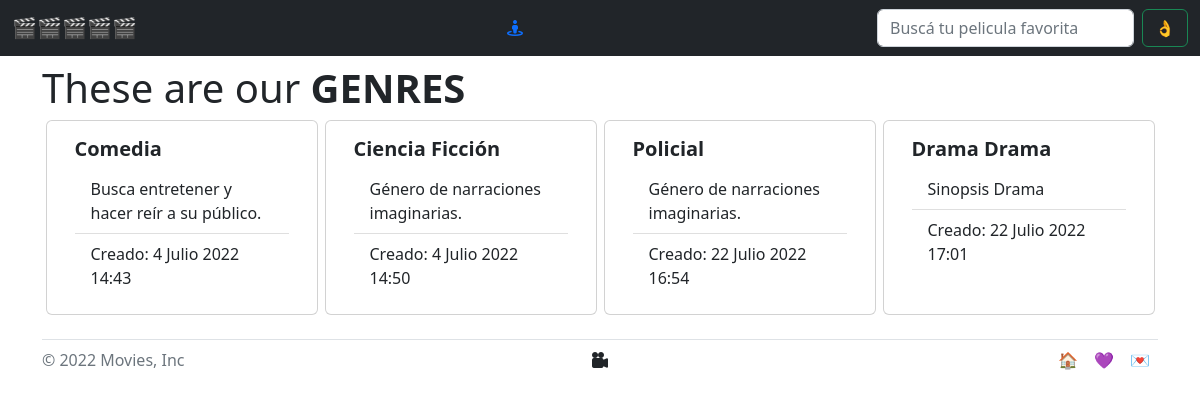
The app's page /businessApp/main/genres with its own data.
### BusinessApp/models.py (models this page shows, shortened)
class Genre(models.Model):
    name = models.CharField(max_length=20)
    description = models.CharField(max_length=50)
    created_at = models.DateTimeField(auto_now_add=True)
    updated_at = models.DateTimeField(auto_now_add=True)

### BusinessApp/views.py (the view)
# urls.py: path('main/genres', show_genres),
def show_genres(request):
    res = Genre.objects.all()
    return render(request, 'BusinessApp/genres.html', {"res": res, "url": buscar_url_avatar(request.user.id)})

### BusinessApp/views.py (called while the page is built)
def buscar_url_avatar(user):
    avatar = Avatar.objects.filter(user=user)
    if avatar:
        return avatar[0].img.url
    return None

### TicketApp/context_processor.py (called while the page is built)
def total_amount_ticket(request):
    total = 0
    if request.user.is_authenticated:
        if 'ticket' in request.session:
            for key, value in request.session["ticket"].items():
                total = total + float(value["price"])
    return { "total_amount_ticket": total}

### BusinessApp/templates/BusinessApp/genres.html (shortened to what this page needs)
{% extends "BusinessApp/base_padre.html" %}
{% block contenidoQueCambia %}
<h1>These are our <strong>GENRES</strong></h1>
<div class="row mx-auto">
{% for p in res %}
  <div class="card mx-auto" style="width: 17rem;">
      <div class="card-body">
          <h5 class="card-title fw-bold">{{ p.name  }}</h5>
          <ul class="list-group list-group-flush">
              <li class="list-group-item">{{ p.description }}</li>
              <li class="list-group-item">Creado: {{ p.created_at }}</li>
          </ul>
      </div>
  </div>
{% endfor %}
</div>
{% endblock %}

### records on screen
Genre: name "Comedia", description "Busca entretener y hacer reír a su público.", created_at "4 Julio 2022 14:43"
Genre: name "Ciencia Ficción", description "Género de narraciones imaginarias.", created_at "4 Julio 2022 14:50"
Genre: name "Policial", description "Género de narraciones imaginarias.", created_at "22 Julio 2022 16:54"
Genre: name "Drama Drama", description "Sinopsis Drama", created_at "22 Julio 2022 17:01"
